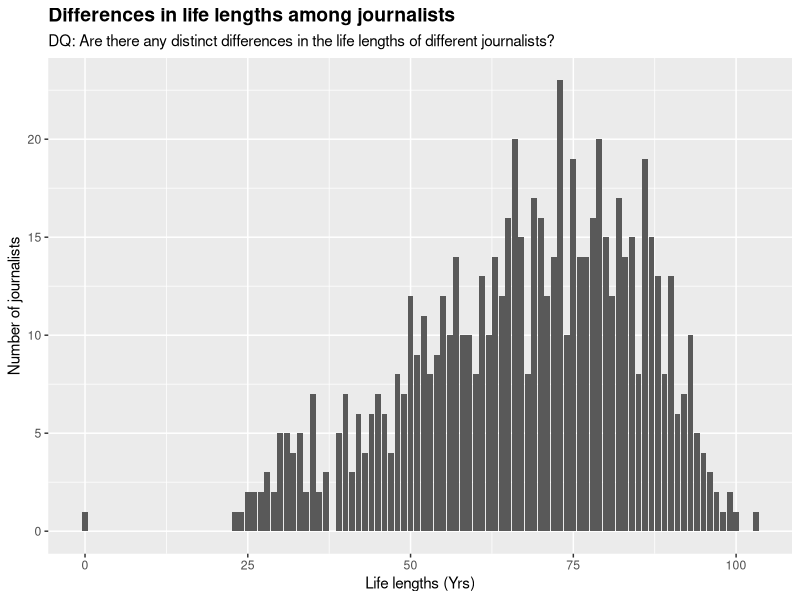

Write the R code that produced this figure.
# Calculate the journalist life length
library(tidyverse)
library(readr)

life_length_plot <- read_csv('journalists.csv') |>
  select("title", "ontology/occupation_label", "ontology/birthYear", "ontology/deathYear")|>
  na.omit()|>
  rename('ontology_birthYear' = 'ontology/birthYear', 'ontology_deathYear' = 'ontology/deathYear' )|>
  mutate(ontology_birthYear = as.numeric(ontology_birthYear), ontology_deathYear = as.numeric(ontology_deathYear))|>
  mutate(life_length = ontology_deathYear - ontology_birthYear)|>
  ggplot()+
  aes(x = life_length)+
  labs(x = "Life lengths (Yrs)", y = 'Number of journalists', title = 'Differences in life lengths among journalists', subtitle = 'DQ: Are there any distinct differences in the life lengths of different journalists?' )+
  theme(plot.title = element_text(face = "bold", size = 14))+
  geom_bar(position = 'dodge')

ggsave('life_length.png', plot = life_length_plot)
